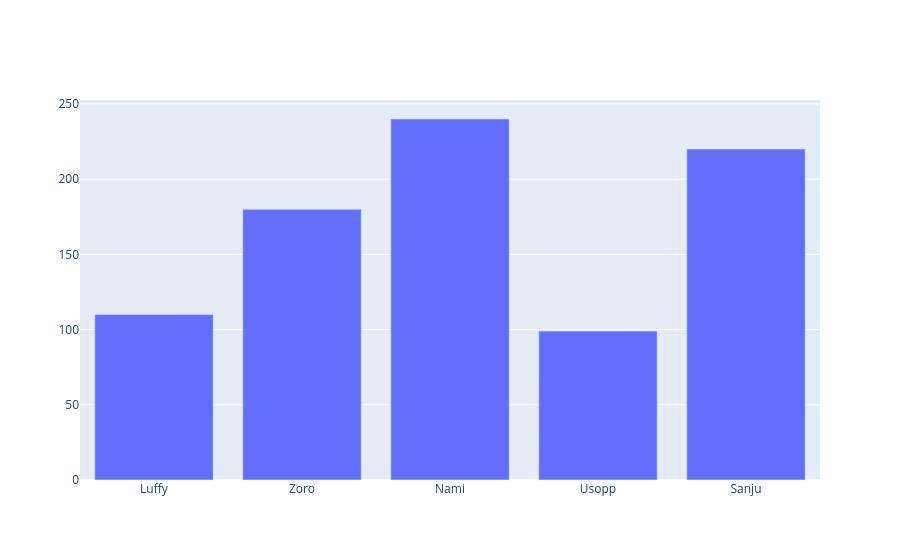

The code cell stored with this chart in its notebook:
### Code cell
graph.add_trace(go.Bar(x = x1, y = y1))

### Figure 1 — Plotly figure (JSON) as saved in the notebook; plotly's stock layout.template omitted (floating-point values rounded to 4 significant figures)
{"data": [{"type": "bar", "x": ["Luffy", "Zoro", "Nami", "Usopp", "Sanju"], "y": [110, 180, 240, 99, 220]}], "layout": {}}
